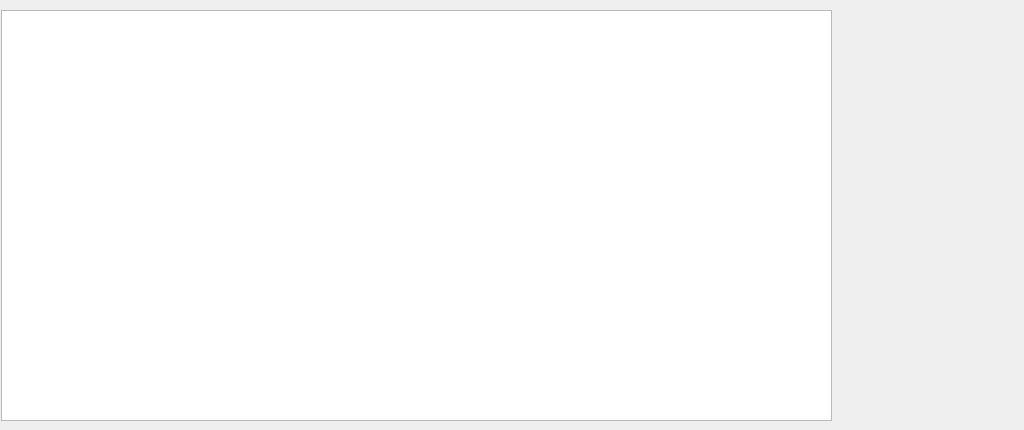
<?xml version="1.0" encoding="UTF-8"?>
<ui version="4.0">
 <class>LogComEleWid</class>
 <widget class="QWidget" name="LogComEleWid">
  <property name="geometry">
   <rect>
    <x>0</x>
    <y>0</y>
    <width>1024</width>
    <height>430</height>
   </rect>
  </property>
  <property name="windowTitle">
   <string>Form</string>
  </property>
  <widget class="QWidget" name="widget" native="true">
   <property name="geometry">
    <rect>
     <x>840</x>
     <y>10</y>
     <width>181</width>
     <height>411</height>
    </rect>
   </property>
  </widget>
  <widget class="QTableView" name="tableView">
   <property name="geometry">
    <rect>
     <x>1</x>
     <y>10</y>
     <width>831</width>
     <height>411</height>
    </rect>
   </property>
  </widget>
 </widget>
 <resources/>
 <connections/>
</ui>
